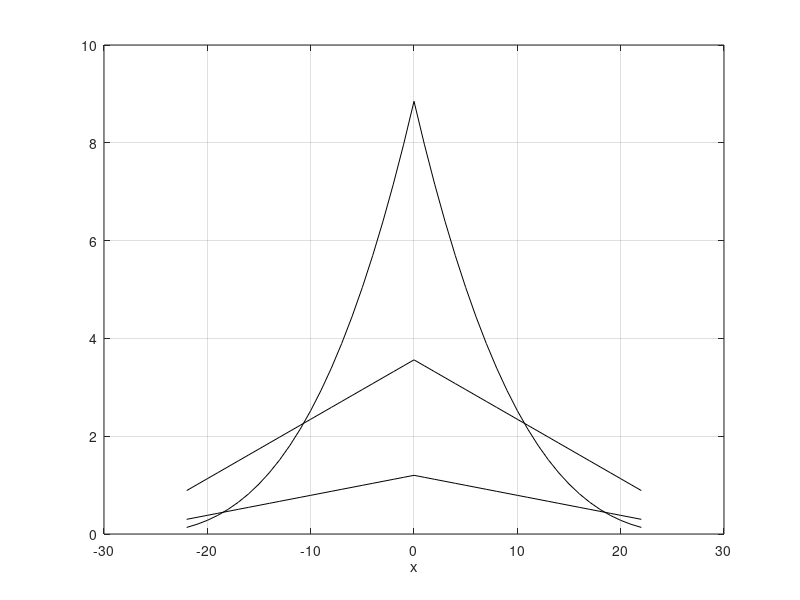

The MATLAB source for this figure: (Note: this script raises an error after producing the figure.)
c0=1.2;
c1=0.3;
l=22;
e=0.005;
rho=2700.0;
E=2e2;
F=1e-2;

compt=0;
for x=-l:1:0
  compt=compt+1; 
  h(compt)=(c1-c0)/l*(-x)+c0;
  m(compt)=F*rho*2*e*(11*h(compt)-2*e);
  i(compt)=E*(10*h(compt)^4/12-1/12*(10*h(compt)-2*e)*(h(compt)-2*e)^3);
end
for x=1:1:l
  compt=compt+1; 
  h(compt)=(c1-c0)/l*x+c0;
  m(compt)=F*rho*2*e*(11*h(compt)-2*e);
  i(compt)=E*(10*h(compt)^4/12-1/12*(10*h(compt)-2*e)*(h(compt)-2*e)^3);
end

plot(-l:1:l,h,'k',-l:1:l,m,'k',-l:1:l,i,'k');grid;
xlabel('x');
gtext('h(x)')
gtext('m(x)/100')
gtext('i(x)*200')
title('Evolution de la masse et de l''inertie');

  
